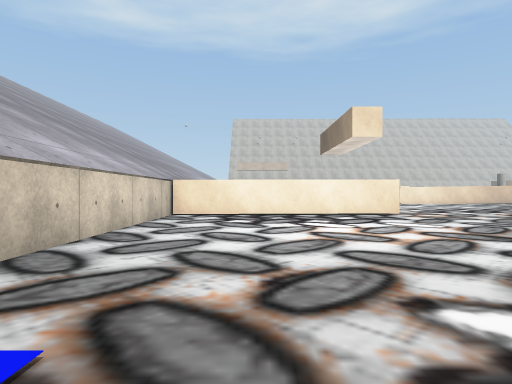
View 1 (above)

16 first-person views from a walk through a Unity game level. The camera is 0.68 m above the floor, looks level and sees 75° across. The floor is counted in squares, 1 m on a side. Each view is taken from the middle of a square. On the plan, view 1 faces up. The plan holds only what a view shows up to about 10 squares ahead; the rest is blank. The place goes on beyond the plan. The player character is not drawn. Some surface patterns are stand-ins.

View 2
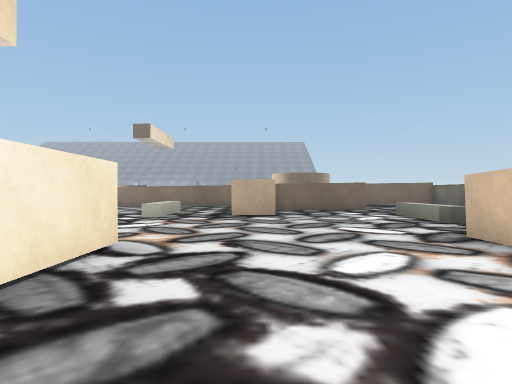

View 3
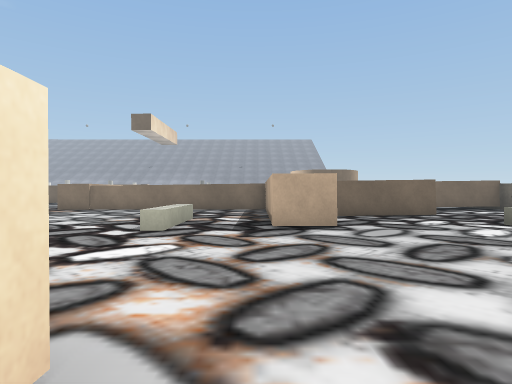

View 4
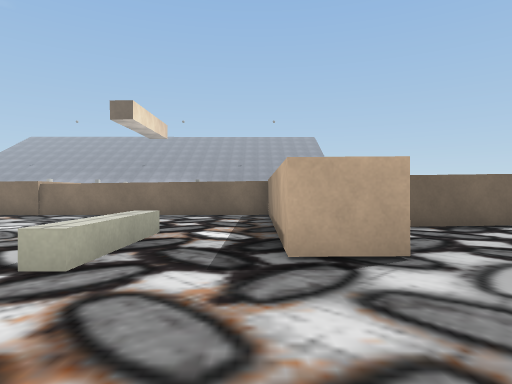

View 5
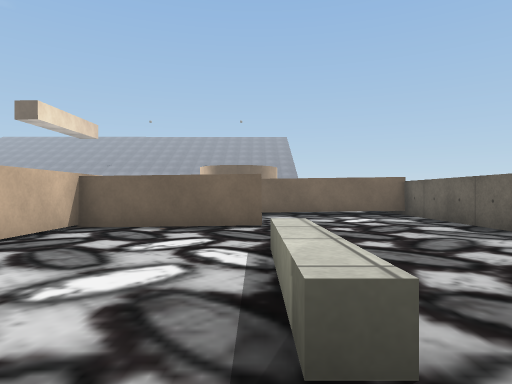

View 6
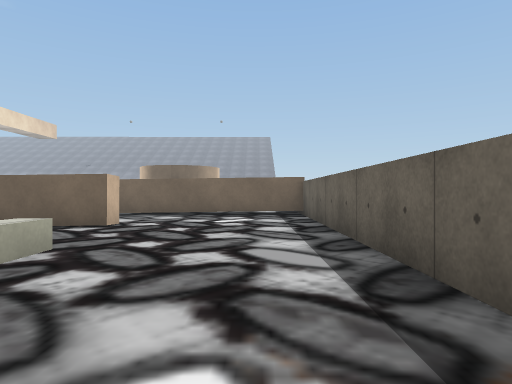

View 7
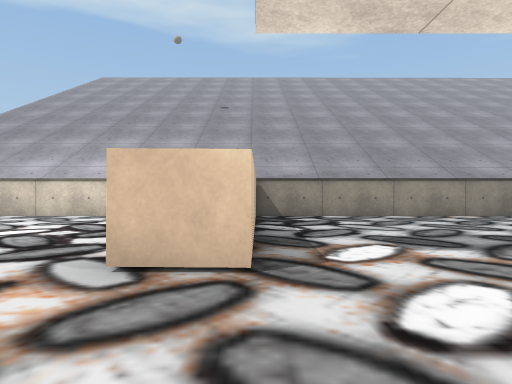

View 8
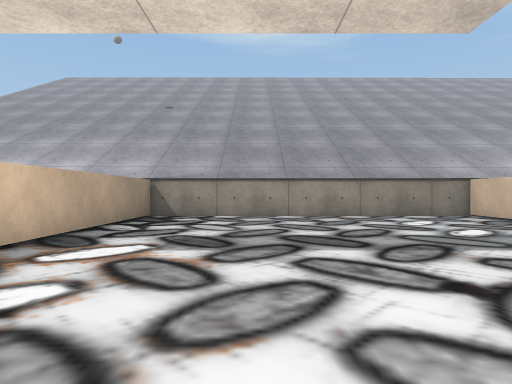

View 9
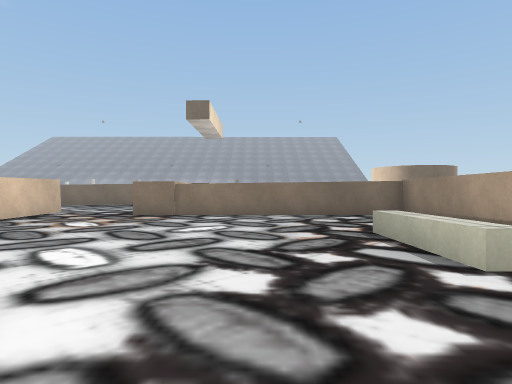

View 10
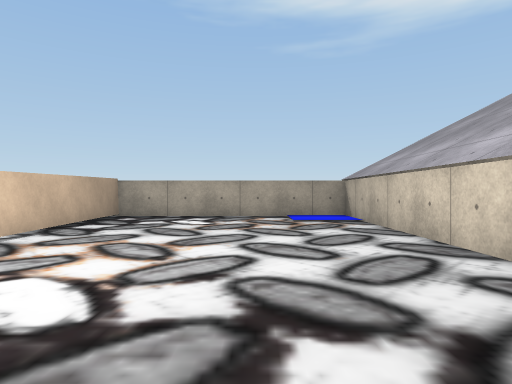

View 11
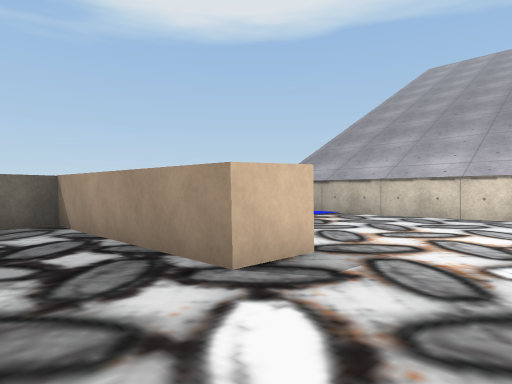

View 12
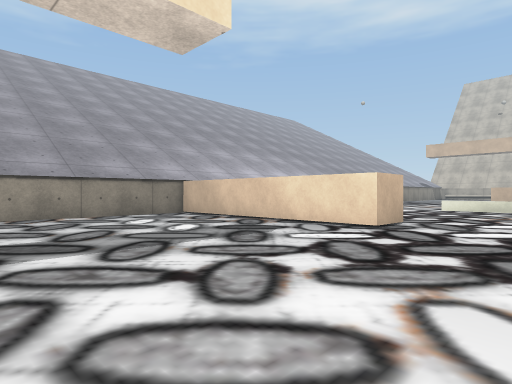

View 13
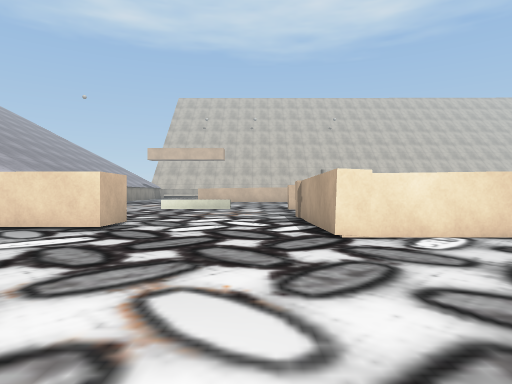

View 14
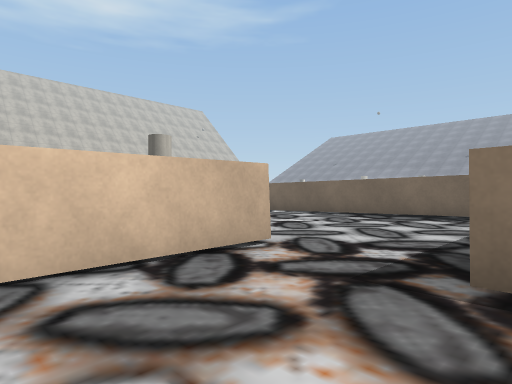

View 15
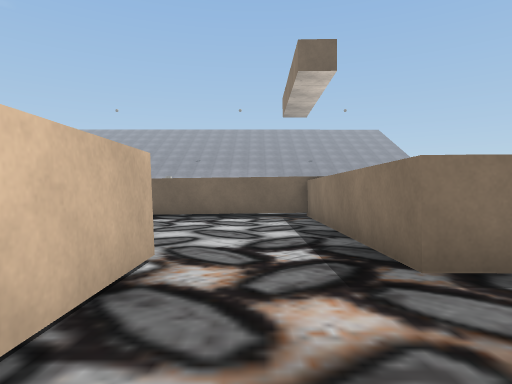

View 16
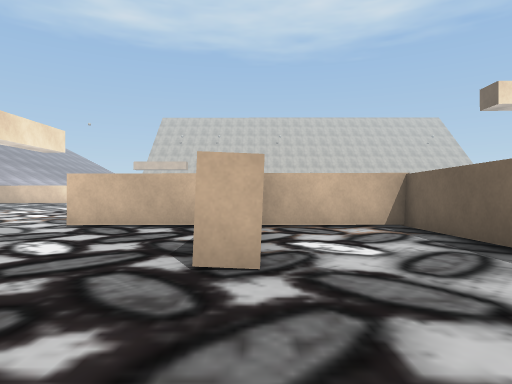

### Floor plan
Points are (right, up) in squares from view 1. A wall is a line through its corners. A room is listed if a view was taken in it or the views show most of it. See-through windows are left out.
Room 1 (views 1, 2, 3, 4, 5, 6, 7, 8, 9, 10, 11, 12, 13, 14, 15, 16)
walls: (3.8, 4.8) (5.1, 4.8) (5.1, -0.4) (6.1, -0.4); (10.9, 19) (8.2, 19) (8.2, 23.4); (13.1, 3.9) (12.5, 3.9) (12.5, 7.4) (9.3, 7.5) (9.3, 8.7) (15.9, 8.6) (15.9, 16.6); (4.3, 21.3) (4.2, 20) (-2.5, 20.1) (-2.5, 11) (4.2, 11) (4.2, 9.7) (-2.5, 9.8) (-2.5, -0.4) (3.9, -0.4) (3.9, 4); (7.8, -0.4) (15.9, -0.4) (15.9, 7.4) (13.1, 7.4); (15.4, 19) (13.4, 19)
low walls: (11.6, 10.6) (8.9, 10.6) (8.9, 10.9) (11.7, 10.9); (7.2, 3.4) (7.2, 3.8) (10, 3.8); (10, 3.4) (9.1, 3.4)
ways out: opening at (16, 17.5)

Where each view was taken, in squares from view 1:
view 1: 0 up, 0 right, facing up
view 2: 8 up, 0 right, facing right
view 3: 9 up, 3 right, facing right
view 4: 9 up, 6 right, facing right
view 5: 4 up, 6 right, facing right
view 6: 1 up, 6 right, facing right
view 7: 11 up, 7 right, facing left
view 8: 14 up, 7 right, facing left
view 9: 13 up, 6 right, facing right
view 10: 9 up, 0 right, facing down
view 11: 7 up, 7 right, facing down-left
view 12: 14 up, 7 right, facing up-left
view 13: 14 up, 7 right, facing up
view 14: 16 up, 13 right, facing up-right
view 15: 18 up, 13 right, facing right
view 16: 1 up, 13 right, facing up
